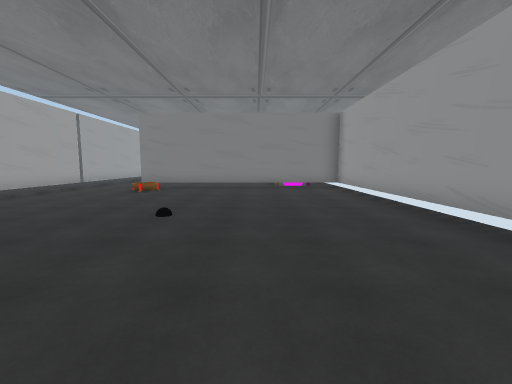
view 1 (above)

16 first-person views from a walk through a 3-D level made in the Unity game engine. The camera is 1.5 m above the floor, tilts 6° down and sees 90° across. Doors are open. The floor is counted in squares, 1.6 m on a side. Each view is taken from the middle of a square. On the plan, view 1 faces up. The plan holds only what a view shows up to about 11 squares ahead; the rest is blank. The place goes on beyond the plan. The player character is not drawn. Some animated figures are not drawn. Some surface patterns are stand-ins.

view 2
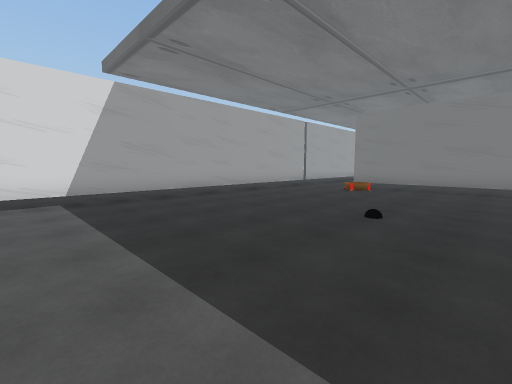

view 3
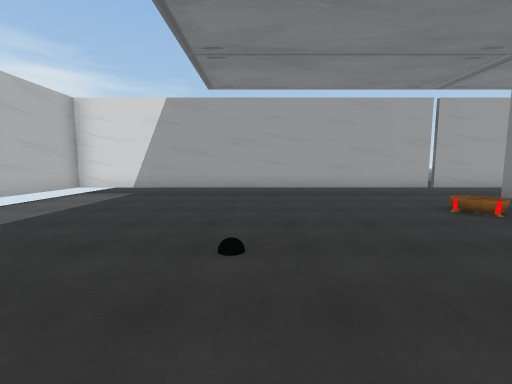

view 4
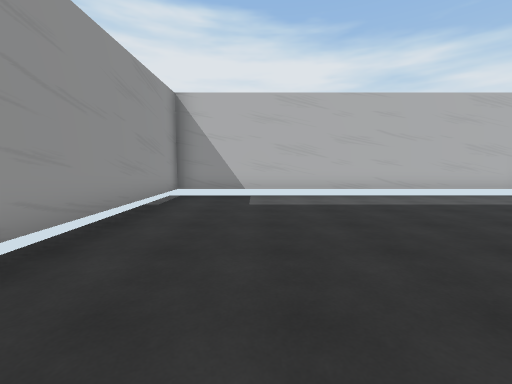

view 5
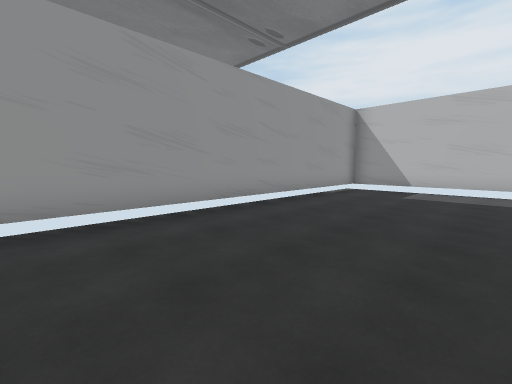

view 6
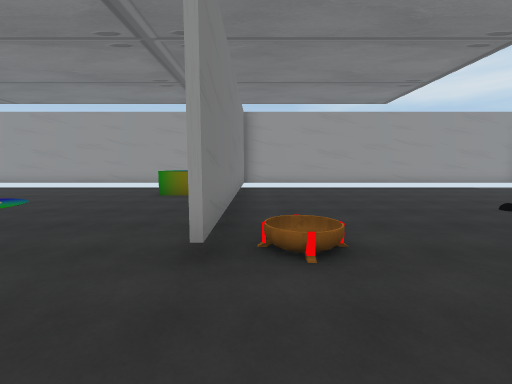

view 7
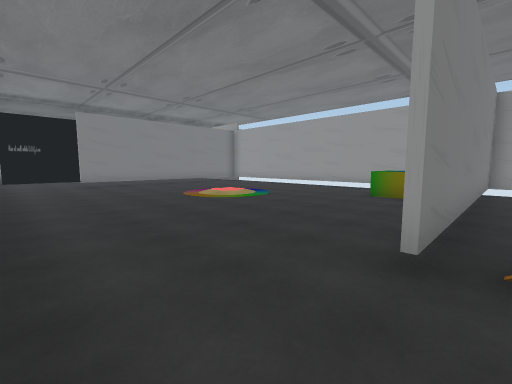

view 8
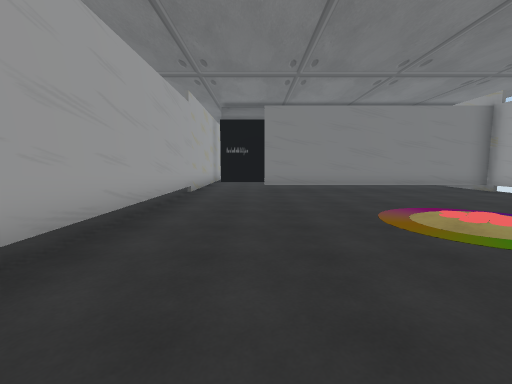

view 9
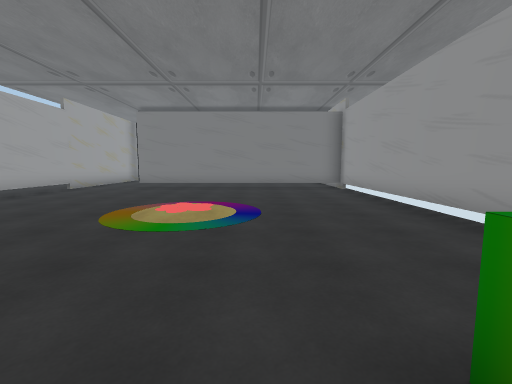

view 10
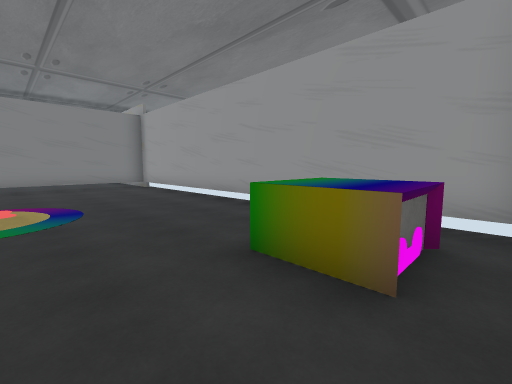

view 11
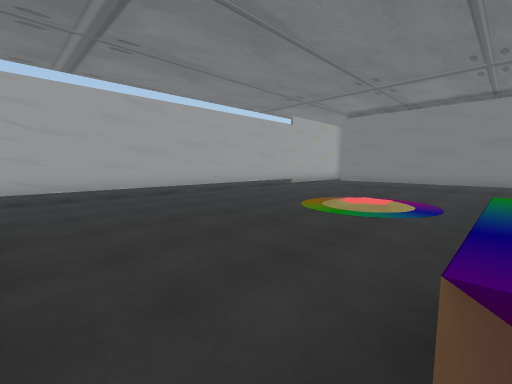

view 12
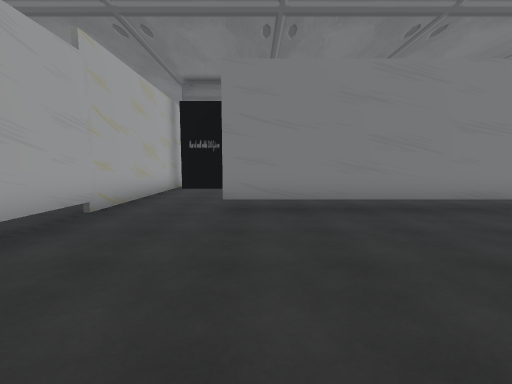

view 13
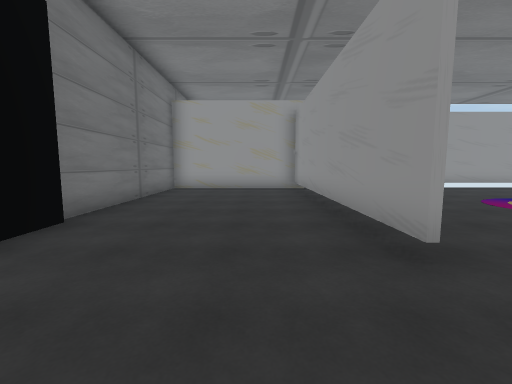

view 14
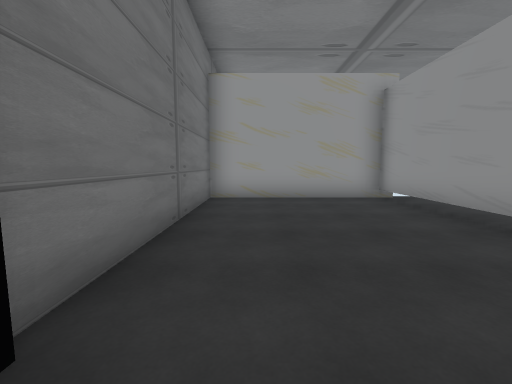

view 15
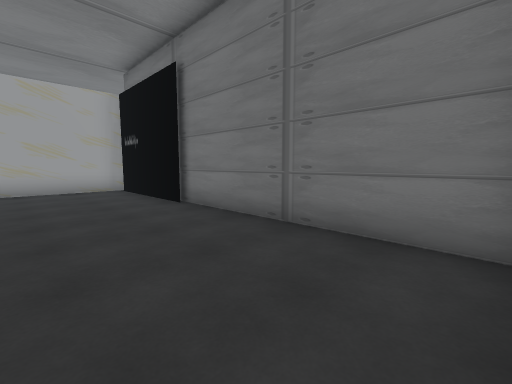

view 16
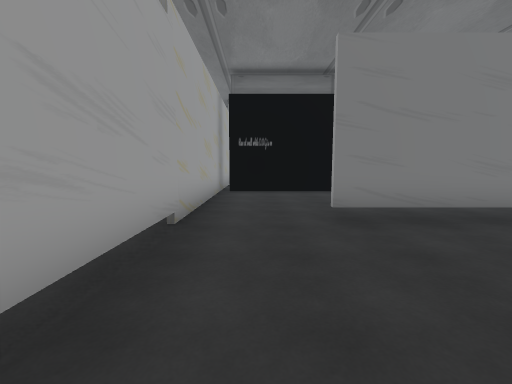

### Floor plan
Key: @ floor where view 1 was taken; # wall or solid block; x gap in a wall; . floor; D open door; T thing the floor can be seen under or through; O other object.
Columns run from 8 left of view 1 to 4 right of it. Each row starts with its distance up from view 1.
 29  #
 28  #
 27  ############
 26 #...........#
 25 #...........#
 24 #...........#
 23 #DDD........#
 22 #DDDTTTTTTTT#
 21 #...........#
 20 #...........#
 19 #...........#
 18 #...........#
 17 #.....  ....#
 16 #...........#
 15 #...........#
 14 #...........#
 13 #........OO.#
 12 #........OO.#
 11 xDDD........#
 10 #...TTTTT####
  9 #...........#
  8 #...........#
  7 #...........#
  6 #...........#
  5 #...........#
  4 #...........#
  3 #...........#
  2 #...........#
  1 #...........#
  0 #.......@...#
 -1 #############

Positions as (right, up) in squares from view 1, and headings:
1: (0, 0), facing up
2: (0, 0), facing up-left
3: (1, 5), facing left
4: (1, 7), facing down
5: (-1, 9), facing down-right
6: (-7, 10), facing right
7: (-7, 10), facing up-right
8: (-5, 13), facing up
9: (0, 12), facing up
10: (-1, 11), facing up-right
11: (1, 11), facing up-left
12: (-4, 17), facing up
13: (-7, 24), facing right
14: (-4, 26), facing right
15: (3, 24), facing up-left
16: (-6, 18), facing up
